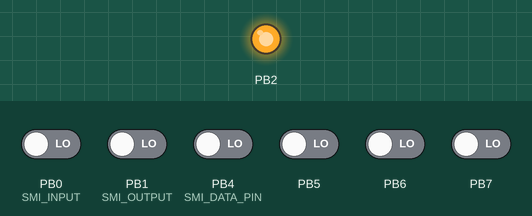
This program was run on a simulated ATmega328P, built with avr-gcc and emulated at 9.6 MHz (the files do not name the chip). On the bench: output pins drawn as LEDs (lit = HIGH). The inputs (shaded band) are chosen by the test bench; at power-on: PB0 (SMI_INPUT), PB1 (SMI_OUTPUT), PB4 (SMI_DATA_PIN), PB5–7 LOW.

Above: at 0.6 s.
At 3.4 s:
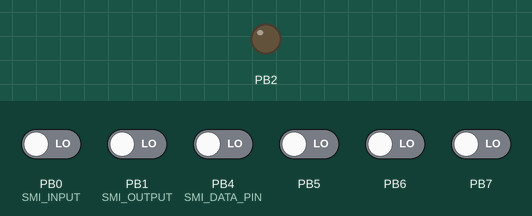
Timing chart, 0 to 4.1 s (numbered marks = the images above):
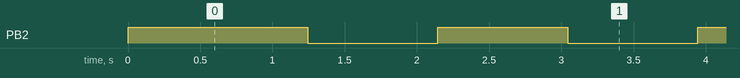

The program:

main.c
```c
/*
* hubsetup.c
*
* Created: 16.06.2021 16:22:37
* Author : lab162
*/
#define F_CPU 9600000L
#define SMI_CLOCK_PIN 3
#define SMI_DATA_PIN 4
#define SMI_ADDR 0x01

#include <avr/io.h>
#include <util/delay.h>
#include "smi.h"

void readMultiChip(uint8_t device, uint8_t reg, uint8_t regvalue[2]){
	const uint8_t addr = SMI_ADDR;
	uint8_t proxData [2];
	uint8_t regML = addr<<5;

	proxData[1] = 0 | (1<<7) | (1<<4) | (2<<2) |  device>>3;
	proxData[0] = device<<5 | reg;
	smiWrite(0, regML, proxData);

	regML |= 0x01;
	smiRead(0, regML, regvalue);
}

void writeMultiChip(uint8_t device, uint8_t reg, uint8_t regvalue[2]){
	const uint8_t addr = SMI_ADDR;
	uint8_t proxData [2];
	uint8_t regML = (addr<<5) + 1;

	smiWrite(0, regML, regvalue);

	proxData[1] = 0 | (1<<7) | (1<<4) | (1<<2) | device>>3;
	proxData[0] = device<<5 | reg;

	regML--;
	smiWrite(0, regML, proxData);
}

void enableSFP(const uint8_t n){ //n - ftp interface address
	uint8_t regvalue[2] = {0, 0};
	uint8_t reg = 0;
	uint8_t phyAddress = 0x0C+n;
	reg = 0x10 ;

	regvalue[1] = 0;
	regvalue[0] = 0xd9;
	writeMultiChip(phyAddress, reg, regvalue);

	reg = 0x0;
	regvalue[1] = 0x91;
	regvalue[0] = 0x40;
	writeMultiChip(phyAddress, reg, regvalue);

	reg = 0x4;
	regvalue[1] = 0x00;
	regvalue[0] = 0x20;
	writeMultiChip(phyAddress, reg, regvalue);

	reg = 0x0;
	regvalue[1] = 0x13;
	regvalue[0] = 0x40;
	writeMultiChip(phyAddress, reg, regvalue);

	phyAddress = 0x14+n;
	reg = 0x14;
	regvalue[1] = 0xc4;
	regvalue[0] = 0x03;
	writeMultiChip(phyAddress, reg, regvalue);

	reg = 0x00;
	readMultiChip(phyAddress, reg, regvalue);

	regvalue[0] |= 0x05;
	regvalue[0] &= ~(1<<1);
	writeMultiChip(phyAddress, reg, regvalue);
}

void __attribute__ ((__noinline__, __optimize__("Os"))) delay_300ms() {
	_delay_ms(300);
}

int main(void)
{
	SMI_PORT = 0x14;
	SMI_PORTDDR |= 0x1C;
	SMIinit(SMI_CLOCK_PIN, SMI_DATA_PIN);
	delay_300ms();
	enableSFP(0);
	enableSFP(1);
	enableSFP(2);
	enableSFP(3);
	SMI_PORTDDR = 0x04;
	SMI_PORT = 0x0;
	/* Replace with your application code */
	while (1)
	{
		SMI_PORT ^= (1<<2);
		delay_300ms();
		delay_300ms();
		delay_300ms();
	}
}
```

smi.c
```c
// (licence header left out)
#include "smi.h"

#define SMI_HIGH 1
#define SMI_LOW 0

#define SMI_OUTPUT 1
#define SMI_INPUT 0

static int _clockPin;
static int _dataPin;

static void start();
static void opRead();
static void opWrite();
static void putAddress(uint8_t HB, uint8_t LB);
static void readTurnA();
static void writeTurnA();
static void getData(uint8_t target[]);
static void sendData(uint8_t target[]);

static void smiPinMode(const uint8_t pin, const char state){
	if (state)		{ //output
		SMI_PORTDDR |= (1<<pin);
	}
	else{
		SMI_PORT &= ~(1<<pin);
		SMI_PORTDDR &= ~(1<<pin);//input
	}
}
static void smiPinWrite (const uint8_t pin, const char state){
	if (state)		{
		SMI_PORT |= (1<<pin);
	}
	else{
		SMI_PORT &= ~(1<<pin);
	}
}

static char smiPinRead(uint8_t pin){
	return ((SMI_PIN>>pin) & 1);
}

void SMIinit(uint8_t clockPin, uint8_t dataPin) {
	_clockPin = clockPin;
	_dataPin = dataPin;
}

void smiWrite(uint8_t HB, uint8_t LB, uint8_t target[]) {
	start();
	//OP code
	opWrite();
	putAddress(HB, LB);     //send register address
	writeTurnA();
	sendData(target);
}

void smiRead(uint8_t HB, uint8_t LB, uint8_t target[]) {
	start();
	//OP code
	opRead();
	putAddress(HB, LB);  	//send register address
	readTurnA();
	getData(target);
}

// used to send a clock on clock pin
void clockPulse() {
	smiPinWrite (_clockPin, SMI_HIGH);
	smiPinWrite (_clockPin, SMI_LOW);
}

// Preamble + SFD
static void start() {
	//Preamble
	smiPinWrite (_dataPin, SMI_HIGH);
	for (uint8_t smi_i=0; smi_i<32; smi_i++) {
		clockPulse();
	}
	//SFD
	smiPinWrite (_dataPin, SMI_LOW);
	clockPulse();
	smiPinWrite (_dataPin, SMI_HIGH);
	clockPulse();
}

static void opRead() {
	//data=10
	smiPinWrite (_dataPin, SMI_HIGH);
	clockPulse();
	smiPinWrite (_dataPin, SMI_LOW);
	clockPulse();
}

static void opWrite() {
	//data=01
	smiPinWrite (_dataPin, SMI_LOW);
	clockPulse();
	smiPinWrite (_dataPin, SMI_HIGH);
	clockPulse();
}

// Send register address
static void putAddress(uint8_t HB, uint8_t LB) {
	int8_t smi_i;
	for (smi_i=1; smi_i>=0; smi_i--){
		smiPinWrite (_dataPin, HB &(1<<smi_i));
		clockPulse();
	}
	for (smi_i=7; smi_i>=0; smi_i--){
		smiPinWrite (_dataPin, LB &(1<<smi_i));
		clockPulse();
	}
}

static void readTurnA() {
	smiPinMode(_dataPin, SMI_INPUT);
	clockPulse();
}

static void writeTurnA() {
	smiPinWrite (_dataPin, SMI_HIGH);
	clockPulse();
	smiPinWrite (_dataPin, SMI_LOW);
	clockPulse();
}

static void getData(uint8_t target[]) {
	int8_t smi_i, smi_j;
	for (smi_j=1; smi_j>=0; smi_j--) {
		target[smi_j]=0; // reset data array
		for (smi_i=7; smi_i>=0; smi_i--) {
			smiPinWrite (_clockPin, SMI_HIGH);
			if (smiPinRead(_dataPin)==SMI_HIGH) {
				target[smi_j]=(target[smi_j] + (1<<smi_i));
			}
			smiPinWrite (_clockPin, SMI_LOW);
		}
	}
	smiPinMode(_dataPin,SMI_OUTPUT);
	smiPinWrite(_dataPin,SMI_HIGH);
}

static void sendData(uint8_t target[]) {
	int8_t smi_i, smi_j;
	for (smi_j=1; smi_j>=0; smi_j--) {
		for (smi_i=7; smi_i>=0; smi_i--) {
			if ((target[smi_j] & (1<<smi_i))==0) {
				smiPinWrite (_dataPin, SMI_LOW);
				} else {
				smiPinWrite (_dataPin, SMI_HIGH);
			}
			clockPulse();
		}
	}
}
```

smi.h
```c
#ifndef smi_h
#define smi_h
#include <avr/io.h>

#define SMI_PORTDDR DDRB
#define SMI_PORT PORTB
#define SMI_PIN PINB

void SMIinit(uint8_t clockPin, uint8_t dataPin);

void smiWrite(uint8_t HB, uint8_t LB, uint8_t target[]);

void smiRead(uint8_t HB, uint8_t LB, uint8_t target[]);


#endif
```

Measured:
- by itself, PB2: repeats every 1.8 s: LOW 0.90 s, HIGH 0.90 s
